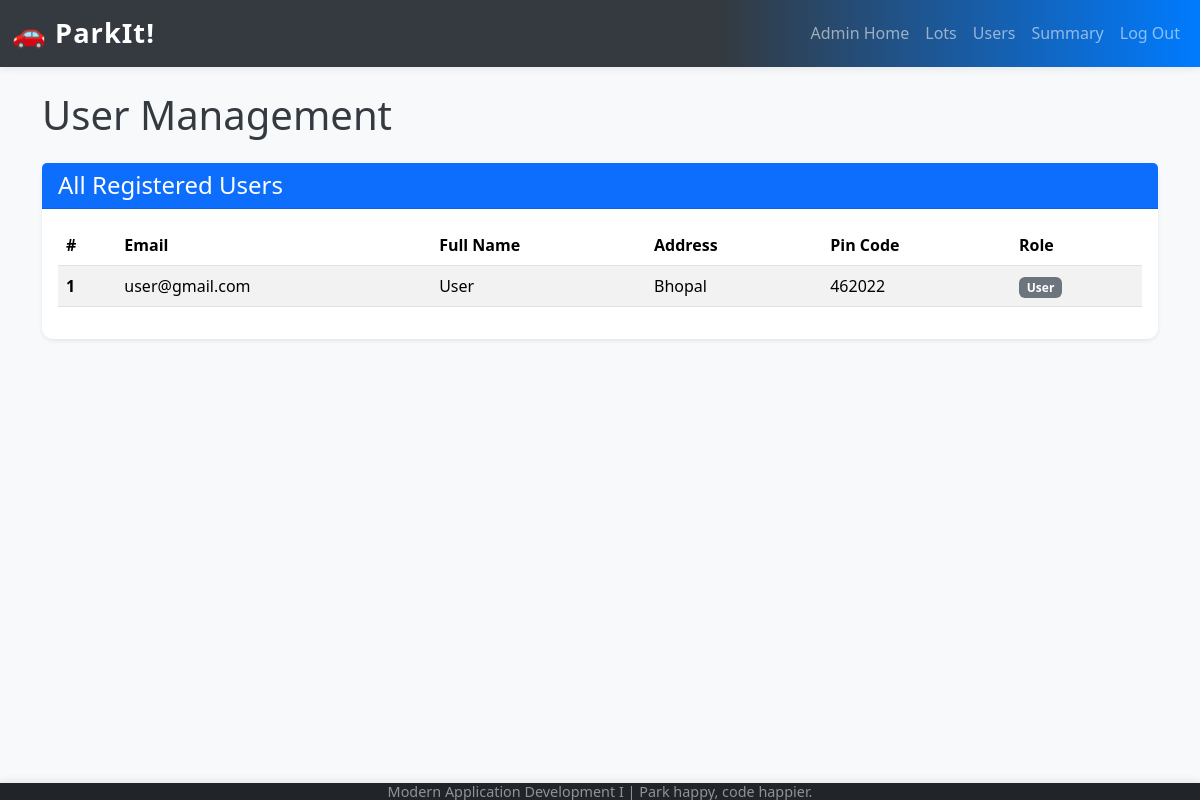
Page /admin_users (signed in) on the earlier database version.
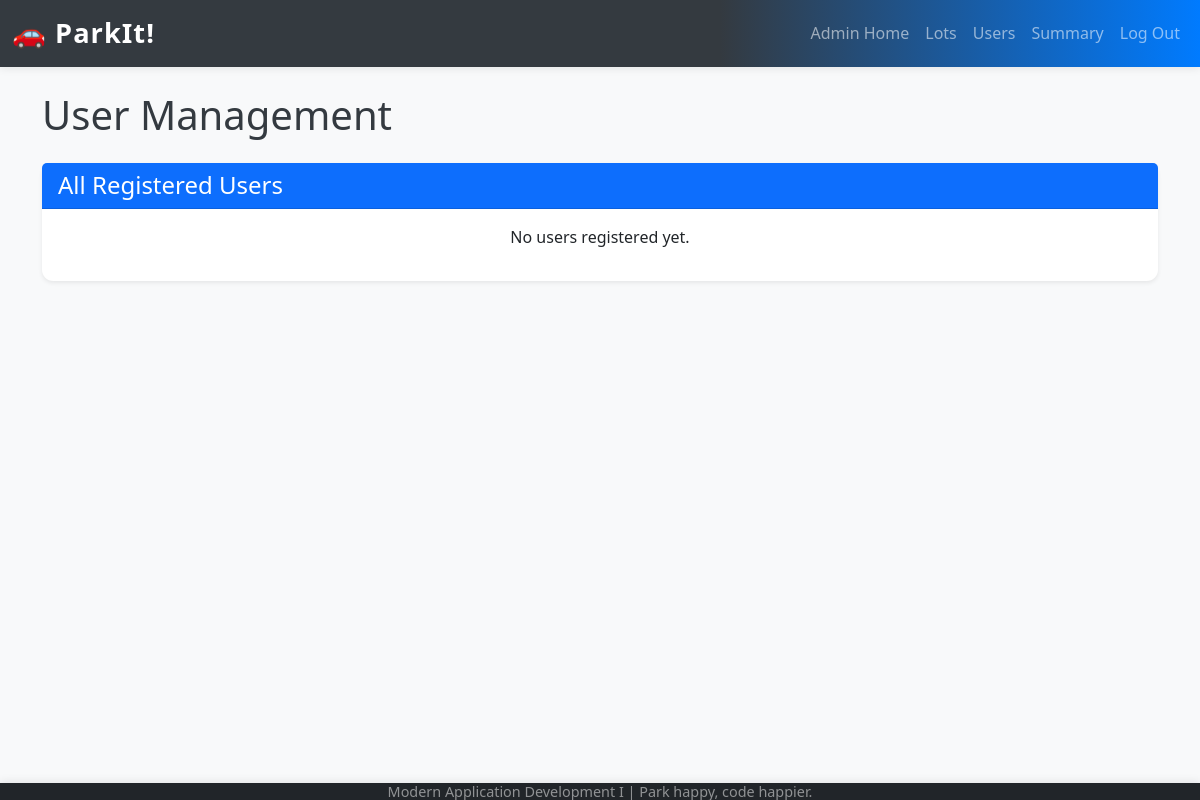
Same page on the later database version.
### model.py (models this page shows)
class User(db.Model):
    __tablename__ = "users"
    id = db.Column(db.Integer, primary_key=True)
    email_id = db.Column(db.String(120), unique=True, nullable=False)
    password = db.Column(db.String(120), nullable=False)
    full_name = db.Column(db.String(120), nullable=False)
    address = db.Column(db.String(200), nullable=False)
    pin_code = db.Column(db.String(10), nullable=False)
    role = db.Column(db.String(20), nullable=False, default="user")
    reserved_spots = db.relationship("ReservedSpot", back_populates="user", cascade="all, delete-orphan")

### app.py (the view)
@app.route("/admin_users")
def admin_users():
    if "admin_logged_in" not in session:
        flash("Please log in to see the admin dashboard.", "danger")
        return redirect(url_for("admin_login"))
    users = db.session.query(User).filter_by(role="user").all()
    return render_template("admin_users.html", users=users)

### templates/admin_users.html (shortened to what this page needs)
{% extends "base.html" %}
{% block content %}
    <h1 class="mb-4">User Management</h1>
    <div class="card shadow-sm">
        <div class="card-header bg-primary text-white">
            <h4 class="mb-0">All Registered Users</h4>
        </div>
        <div class="card-body">
            {% if users %}
                <div class="table-responsive">
                    <table class="table table-striped table-hover">
                        <thead>
                            <tr>
                                <th scope="col">#</th>
                                <th scope="col">Email</th>
                                <th scope="col">Full Name</th>
                                <th scope="col">Address</th>
                                <th scope="col">Pin Code</th>
                                <th scope="col">Role</th>
                            </tr>
                        </thead>
                        <tbody>
                            {% for user in users %}
                            <tr>
                                <th scope="row">{{ loop.index }}</th>
                                <td>{{ user.email_id }}</td>
                                <td>{{ user.full_name }}</td>
                                <td>{{ user.address }}</td>
                                <td>{{ user.pin_code }}</td>
                                <td><span class="badge bg-secondary">{{ user.role.capitalize() }}</span></td>
                            </tr>
                            {% endfor %}
                        </tbody>
                    </table>
                </div>
            {% else %}
                <p class="text-center">No users registered yet.</p>
            {% endif %}
        </div>
    </div>
{% endblock %}

### templates/base.html (shortened to what this page needs)
<!DOCTYPE html>
<html lang="en">
<head>
    <link href="https://cdn.jsdelivr.net/npm/bootstrap@5.3.7/dist/css/bootstrap.min.css" rel="stylesheet">
    <link rel="stylesheet" href="{{ url_for('static', filename='css/style.css') }}">
</head>
<body>
    <nav class="navbar navbar-expand-lg navbar-dark bg-dark">
        <div class="container-fluid">
            <a class="navbar-brand" href="/">🚗 ParkIt!</a>
            <div class="collapse navbar-collapse" id="navbarNav">
                <ul class="navbar-nav ms-auto">
                    {% if 'user_logged_in' in session %}
                    <li class="nav-item">
                        <a class="nav-link" href="/user_dashboard">My Dashboard</a>
                    </li>
                    <li class="nav-item">
                        <a class="nav-link" href="/user_history">Parking History</a>
                    </li>
                    <li class="nav-item">
                        <a class="nav-link" href="/logout">Log Out</a>
                    </li>
                    {% elif 'admin_logged_in' in session %}
                    <li class="nav-item">
                        <a class="nav-link" href="/admin_dashboard">Admin Home</a>
                    </li>
                    <li class="nav-item">
                        <a class="nav-link" href="/admin_parking_lots">Lots</a>
                    </li>
                    <li class="nav-item">
                        <a class="nav-link" href="/admin_users">Users</a>
                    </li>
                    <li class="nav-item">
                        <a class="nav-link" href="/admin_summary">Summary</a>
                    </li>
                    <li class="nav-item">
                        <a class="nav-link" href="/logout">Log Out</a>
                    </li>
                    {% endif %}
                </ul>
            </div>
        </div>
    </nav>
    <div class="container mt-4">
        {% block content %}{% endblock %}
    </div>
    <footer class="footer bg-dark text-white-50 mt-auto py-2" style="position: fixed; bottom: 0; width: 100%;">
        <div class="container text-center">
            <span style="font-size:0.90em;">Modern Application Development I | Park happy, code happier.</span>
        </div>
    </footer>
</body>
</html>

### static/css/style.css (style rules this page uses)
body { padding-top: 0px; background-color: #f8f9fa; color: #343a40; }
.navbar { margin-bottom: 5px; box-shadow: 0 2px 8px rgba(0,0,0,0.08); background: linear-gradient(90deg, #343a40 60%, #007bff 100%); }
.navbar-brand { font-size: 1.7rem; font-weight: bold; letter-spacing: 1px; }
.card { margin-bottom: 5px; border: none; border-radius: .7rem; box-shadow: 0 0.5rem 1.5rem rgba(0, 0, 0, 0.13); }
.card-header { border-bottom: 1px solid rgba(0, 0, 0, .125); border-top-left-radius: calc(.7rem - 1px); border-top-right-radius: calc(.7rem - 1px); background: #f1f3f4; font-weight: 600; }
.footer { position: fixed; bottom: 0; width: 100%; background: #212529; color: #adb5bd; white-space: nowrap; line-height: 0px; font-size: 1rem; box-shadow: 0 -2px 8px rgba(0,0,0,0.08); }

Differences in the rows shown:
removed User: email_id "user@gmail.com", full_name "User", address "Bhopal", pin_code "462022", role "User"
Other differences:
text no longer shown: "# Email Full Name Address Pin Code Role"
text now shown: "No users registered yet."
